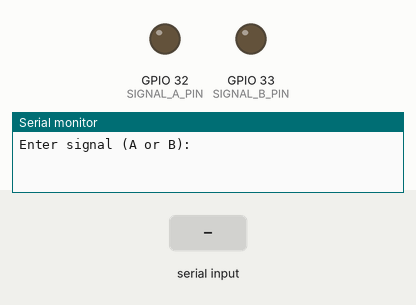
Simulated run of this sketch. Board: ESP32. On the bench: output pins drawn as LEDs (lit = HIGH), the last lines printed to the serial monitor. The inputs (shaded band) are chosen by the test bench.

Above: at 1.2 s.
1.3 s: "A90\n" received over Serial
At 2.1 s:
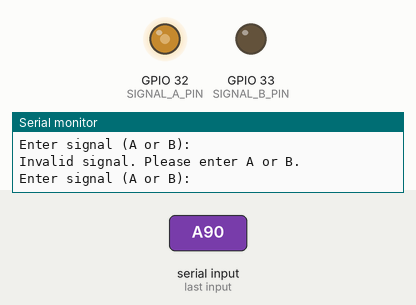
2.8 s: "B90\n" received over Serial
At 3.3 s:
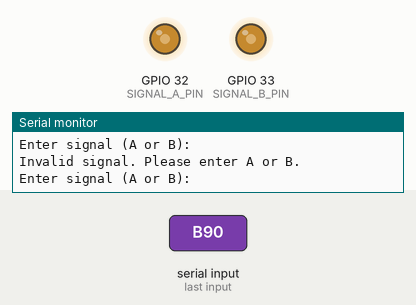
Timing chart, 0 to 5.8 s (numbered marks = the images above; inputs shaded):
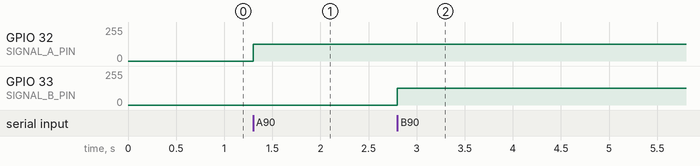

Measured:
- after the input at 1.3 s, GPIO 32 (SIGNAL_A_PIN): 0/255 → 127/255 at once
- after the input at 2.8 s, GPIO 33 (SIGNAL_B_PIN): 0/255 → 127/255 at once

The sketch:

Square_wave_generator.ino
```cpp
/*
     ▄▄▄        ██████   ██████  ██▓  ▄████  ███▄    █  ███▄ ▄███▓▓█████  ███▄    █ ▄▄▄█████▓   ▄▄▄█████▓ █     █░ ▒█████
    ▒████▄    ▒██    ▒ ▒██    ▒ ▓██▒ ██▒ ▀█▒ ██ ▀█   █ ▓██▒▀█▀ ██▒▓█   ▀  ██ ▀█   █ ▓  ██▒ ▓▒   ▓  ██▒ ▓▒▓█░ █ ░█░▒██▒  ██▒
    ▒██  ▀█▄  ░ ▓██▄   ░ ▓██▄   ▒██▒▒██░▄▄▄░▓██  ▀█ ██▒▓██    ▓██░▒███   ▓██  ▀█ ██▒▒ ▓██░ ▒░   ▒ ▓██░ ▒░▒█░ █ ░█ ▒██░  ██▒
    ░██▄▄▄▄██   ▒   ██▒  ▒   ██▒░██░░▓█  ██▓▓██▒  ▐▌██▒▒██    ▒██ ▒▓█  ▄ ▓██▒  ▐▌██▒░ ▓██▓ ░    ░ ▓██▓ ░ ░█░ █ ░█ ▒██   ██░
     ▓█   ▓██▒▒██████▒▒▒██████▒▒░██░░▒▓███▀▒▒██░   ▓██░▒██▒   ░██▒░▒████▒▒██░   ▓██░  ▒██▒ ░      ▒██▒ ░ ░░██▒██▓ ░ ████▓▒░
     ▒▒   ▓▒█░▒ ▒▓▒ ▒ ░▒ ▒▓▒ ▒ ░░▓   ░▒   ▒ ░ ▒░   ▒ ▒ ░ ▒░   ░  ░░░ ▒░ ░░ ▒░   ▒ ▒   ▒ ░░        ▒ ░░   ░ ▓░▒ ▒  ░ ▒░▒░▒░
      ▒   ▒▒ ░░ ░▒  ░ ░░ ░▒  ░ ░ ▒ ░  ░   ░ ░ ░░   ░ ▒░░  ░      ░ ░ ░  ░░ ░░   ░ ▒░    ░           ░      ▒ ░ ░    ░ ▒ ▒░
      ░   ▒   ░  ░  ░  ░  ░  ░   ▒ ░░ ░   ░    ░   ░ ░ ░      ░      ░      ░   ░ ░   ░           ░        ░   ░  ░ ░ ░ ▒
         ░  ░      ░        ░   ░        ░          ░        ░      ░  ░         ░                          ░        ░ ░


      __  _            _   _                   _    __  _       _  _      ___ _   _
     (_  / \ | |  /\  |_) |_   \    / /\ \  / |_   /__ |_ |\ | |_ |_)  /\  | / \ |_)
     __) \_X |_| /--\ | \ |_    \/\/ /--\ \/  |_   \_| |_ | \| |_ | \ /--\ | \_/ | \
    ---------------------------------------------------------------------------------
    1. Using serial monitor, input either 'A' or 'B' and press enter to select a signal source.
    2. Enter the frequency in Hertz (Hz) of the signal and press enter
    3. The microcontroller will output the desired frequency on the specified channel with a 50% duty cycle
*/


/*****************************************************
   DEFINE CONSTANTS
*****************************************************/

#define SIGNAL_A_PIN 32                                         //Signal A output pin
#define SIGNAL_B_PIN 33                                         //Signal B output pin
#define timeout 60000                                           //Set serial timeout

/*****************************************************
   DECLARE GLOBAL VARIABLES
*****************************************************/

int signalAFrequency =0;                                       //Declare variable for signal A frequency with initial value of 0 (Hz)
int signalBFrequency = 0;                                       //Declare variable for signal B frequency with initial value of 0 (Hz)

/*****************************************************
   INITIALISATION CODE
*****************************************************/

void setup()
{

  Serial.begin(9600);                                           //Initialise serial communication
  Serial.setTimeout(timeout);                                   //Set max time to wait for serial input


  pinMode(SIGNAL_A_PIN, OUTPUT);                                //Declare signal A pin as output
  pinMode(SIGNAL_B_PIN, OUTPUT);                                //Declare signal A pin as output


  ledcSetup(0, 0, 8);                                           //Initialise PWM channel for signal A (channel, frequency, bit_resolution)
  ledcSetup(2, 0, 8);                                           //Initialise PWM channel for signal A (channel, frequency, bit_resolution)
}

/*****************************************************
   MAIN PROGRAM
*****************************************************/

void loop()
{


  Serial.println("Enter signal (A or B): ");                    //Print to serial monitor on new line


  while (!Serial.available())                                   //While no bytes available in serial buffer carry out loop
  {
                                                                //Wait for user input
  }


  char signal_selection = Serial.read();                        //Read user input from serial buffer and store it in signal_selection


  switch (signal_selection)                                     //Switch expression dependent on user input
  {
    case 'A':                                                   //Input A

      Serial.println("Enter frequency for Signal A: ");         //Print to serial monitor on new line
      while (!Serial.available())                               //While no bytes available in serial buffer carry out loop
      {
                                                                //Wait for user input
      }

      signalAFrequency = Serial.parseInt();                     //Look for the next valid integer in the incoming serial (until serial timeout elapses)

      ledcWrite(0, 0);                                          //Write to PWM channel 0 (channel, duty_cycle) [Duty cycle 0 = 0%]
      ledcSetup(0, signalAFrequency, 8);                        //Write to PWM channel for signal A (channel, frequency, bit_resolution)
      ledcAttachPin(SIGNAL_A_PIN, 0);                           //Attach pin to PWM channel (pin, channel)
      ledcWrite(0, 127);                                        //Write to PWM channel 0 (channel, duty_cycle) [Duty cycle 127 = 50%]

      Serial.println("\n---------------------------------------");
      Serial.print("Signal A frequency set: " );
      Serial.print(signalAFrequency);
      Serial.println("Hz");
      Serial.println("--------------------------------------- \n");

      break;                                                    //End case A statement

    case 'B':                                                   //Input B

      Serial.println("Enter frequency for Signal B: ");         //Print to serial monitor on new line
      while (!Serial.available())                               //While no bytes available in serial buffer carry out loop
      {
                                                                //Wait for user input
      }

      signalBFrequency = Serial.parseInt();                     //Look for the next valid integer in the incoming serial (until serial timeout elapses)

      ledcWrite(2, 0);                                          //Write to PWM channel 2 (channel, duty_cycle) [Duty cycle 0 = 0%]
      ledcSetup(2, signalBFrequency, 8);                        //Write to PWM channel for signal B (channel, frequency, bit_resolution)
      ledcAttachPin(SIGNAL_B_PIN, 2);                           //Attach pin to PWM channel (pin, channel)
      ledcWrite(2, 127);                                        //Write to PWM channel 2 (channel, duty_cycle) [Duty cycle 127 = 50%]

      Serial.println("\n---------------------------------------");
      Serial.print("Signal B frequency set: " );
      Serial.print(signalBFrequency);
      Serial.println("Hz");
      Serial.println("--------------------------------------- \n");

      break;                                                    //End case A statement

    default:                                                    //Default case statement if no case match found
      Serial.println("Invalid signal. Please enter A or B.");   //Print to serial monitor on new line
      break;                                                    //End case A statement
  }

}


/*
     ██▓███   ██▀███   ▒█████    ▄████  ██▀███   ▄▄▄       ███▄ ▄███▓   ▓█████  ███▄    █ ▓█████▄
    ▓██░  ██▒▓██ ▒ ██▒▒██▒  ██▒ ██▒ ▀█▒▓██ ▒ ██▒▒████▄    ▓██▒▀█▀ ██▒   ▓█   ▀  ██ ▀█   █ ▒██▀ ██▌
    ▓██░ ██▓▒▓██ ░▄█ ▒▒██░  ██▒▒██░▄▄▄░▓██ ░▄█ ▒▒██  ▀█▄  ▓██    ▓██░   ▒███   ▓██  ▀█ ██▒░██   █▌
    ▒██▄█▓▒ ▒▒██▀▀█▄  ▒██   ██░░▓█  ██▓▒██▀▀█▄  ░██▄▄▄▄██ ▒██    ▒██    ▒▓█  ▄ ▓██▒  ▐▌██▒░▓█▄   ▌
    ▒██▒ ░  ░░██▓ ▒██▒░ ████▓▒░░▒▓███▀▒░██▓ ▒██▒ ▓█   ▓██▒▒██▒   ░██▒   ░▒████▒▒██░   ▓██░░▒████▓
    ▒▓▒░ ░  ░░ ▒▓ ░▒▓░░ ▒░▒░▒░  ░▒   ▒ ░ ▒▓ ░▒▓░ ▒▒   ▓▒█░░ ▒░   ░  ░   ░░ ▒░ ░░ ▒░   ▒ ▒  ▒▒▓  ▒
    ░▒ ░       ░▒ ░ ▒░  ░ ▒ ▒░   ░   ░   ░▒ ░ ▒░  ▒   ▒▒ ░░  ░      ░    ░ ░  ░░ ░░   ░ ▒░ ░ ▒  ▒
    ░░         ░░   ░ ░ ░ ░ ▒  ░ ░   ░   ░░   ░   ░   ▒   ░      ░         ░      ░   ░ ░  ░ ░  ░
                ░         ░ ░        ░    ░           ░  ░       ░         ░  ░         ░    ░
                                                                                       ░
*/
```
